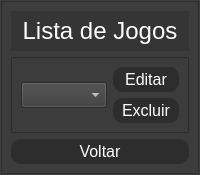
      <widget class="QWidget" name="pg_lista_jogo">
       <layout class="QVBoxLayout" name="verticalLayout_47">
        <property name="spacing">
         <number>0</number>
        </property>
        <property name="leftMargin">
         <number>0</number>
        </property>
        <property name="topMargin">
         <number>0</number>
        </property>
        <property name="rightMargin">
         <number>0</number>
        </property>
        <property name="bottomMargin">
         <number>0</number>
        </property>
        <item>
         <widget class="QFrame" name="frame_23">
          <property name="styleSheet">
           <string notr="true">background-color: rgb(80, 80, 80);</string>
          </property>
          <property name="frameShape">
           <enum>QFrame::StyledPanel</enum>
          </property>
          <property name="frameShadow">
           <enum>QFrame::Raised</enum>
          </property>
          <layout class="QHBoxLayout" name="horizontalLayout_41">
           <property name="spacing">
            <number>0</number>
           </property>
           <property name="leftMargin">
            <number>0</number>
           </property>
           <property name="topMargin">
            <number>0</number>
           </property>
           <property name="rightMargin">
            <number>0</number>
           </property>
           <property name="bottomMargin">
            <number>0</number>
           </property>
           <item>
            <widget class="QFrame" name="frame_25">
             <property name="maximumSize">
              <size>
               <width>600</width>
               <height>300</height>
              </size>
             </property>
             <property name="styleSheet">
              <string notr="true">background-color: rgb(60, 60, 60);</string>
             </property>
             <property name="frameShape">
              <enum>QFrame::StyledPanel</enum>
             </property>
             <property name="frameShadow">
              <enum>QFrame::Raised</enum>
             </property>
             <layout class="QVBoxLayout" name="verticalLayout_29">
              <item>
               <widget class="QLabel" name="label_18">
                <property name="minimumSize">
                 <size>
                  <width>0</width>
                  <height>40</height>
                 </size>
                </property>
                <property name="maximumSize">
                 <size>
                  <width>16777215</width>
                  <height>40</height>
                 </size>
                </property>
                <property name="styleSheet">
                 <string notr="true">background-color: rgb(53, 53, 53);</string>
                </property>
                <property name="text">
                 <string>&lt;html&gt;&lt;head/&gt;&lt;body&gt;&lt;p align=&quot;center&quot;&gt;&lt;span style=&quot; font-size:18pt; color:#ffffff;&quot;&gt;Lista de Jogos&lt;/span&gt;&lt;/p&gt;&lt;/body&gt;&lt;/html&gt;</string>
                </property>
               </widget>
              </item>
              <item>
               <widget class="QFrame" name="frame_37">
                <property name="frameShape">
                 <enum>QFrame::StyledPanel</enum>
                </property>
                <property name="frameShadow">
                 <enum>QFrame::Raised</enum>
                </property>
                <layout class="QVBoxLayout" name="verticalLayout_27">
                 <item>
                  <layout class="QHBoxLayout" name="horizontalLayout_42">
                   <item>
                    <layout class="QHBoxLayout" name="horizontalLayout_43">
                     <item>
                      <widget class="QComboBox" name="lista_jogos_desenvolvedor">
                       <property name="styleSheet">
                        <string notr="true">color: rgb(255, 255, 255);
font-size: 15px;</string>
                       </property>
                      </widget>
                     </item>
                    </layout>
                   </item>
                   <item>
                    <layout class="QVBoxLayout" name="verticalLayout_46">
                     <property name="spacing">
                      <number>6</number>
                     </property>
                     <item>
                      <widget class="QPushButton" name="editar_jogo_button">
                       <property name="minimumSize">
                        <size>
                         <width>0</width>
                         <height>25</height>
                        </size>
                       </property>
                       <property name="maximumSize">
                        <size>
                         <width>16777215</width>
                         <height>25</height>
                        </size>
                       </property>
                       <property name="styleSheet">
                        <string notr="true">QPushButton{
	color:rgb(255,255,255);
	border-radius: 10px;
	font-size: 16px;
	
	background-color: rgb(45, 45, 45);
}
QPushButton:hover{background-color: #787878; color:black}</string>
                       </property>
                       <property name="text">
                        <string>Editar</string>
                       </property>
                      </widget>
                     </item>
                     <item>
                      <widget class="QPushButton" name="excluir_jogo_button">
                       <property name="minimumSize">
                        <size>
                         <width>0</width>
                         <height>25</height>
                        </size>
                       </property>
                       <property name="maximumSize">
                        <size>
                         <width>16777215</width>
                         <height>25</height>
                        </size>
                       </property>
                       <property name="styleSheet">
                        <string notr="true">QPushButton{
	color:rgb(255,255,255);
	border-radius: 10px;
	font-size: 16px;
	
	background-color: rgb(45, 45, 45);
}
QPushButton:hover{background-color: #787878; color:black}</string>
                       </property>
                       <property name="text">
                        <string>Excluir</string>
                       </property>
                      </widget>
                     </item>
                    </layout>
                   </item>
                  </layout>
                 </item>
                </layout>
               </widget>
              </item>
              <item>
               <widget class="QPushButton" name="voltar_lista_jogos_button">
                <property name="minimumSize">
                 <size>
                  <width>0</width>
                  <height>25</height>
                 </size>
                </property>
                <property name="maximumSize">
                 <size>
                  <width>16777215</width>
                  <height>25</height>
                 </size>
                </property>
                <property name="styleSheet">
                 <string notr="true">QPushButton{
	color:rgb(255,255,255);
	border-radius: 10px;
	font-size: 16px;
	
	background-color: rgb(45, 45, 45);
}
QPushButton:hover{background-color: #787878; color:black}</string>
                </property>
                <property name="text">
                 <string>Voltar</string>
                </property>
               </widget>
              </item>
             </layout>
            </widget>
           </item>
          </layout>
         </widget>
        </item>
       </layout>
      </widget>
